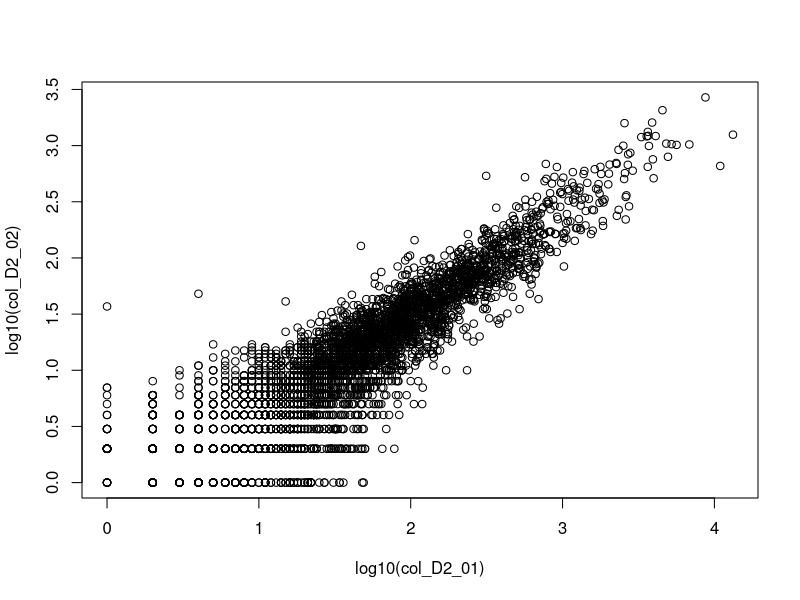
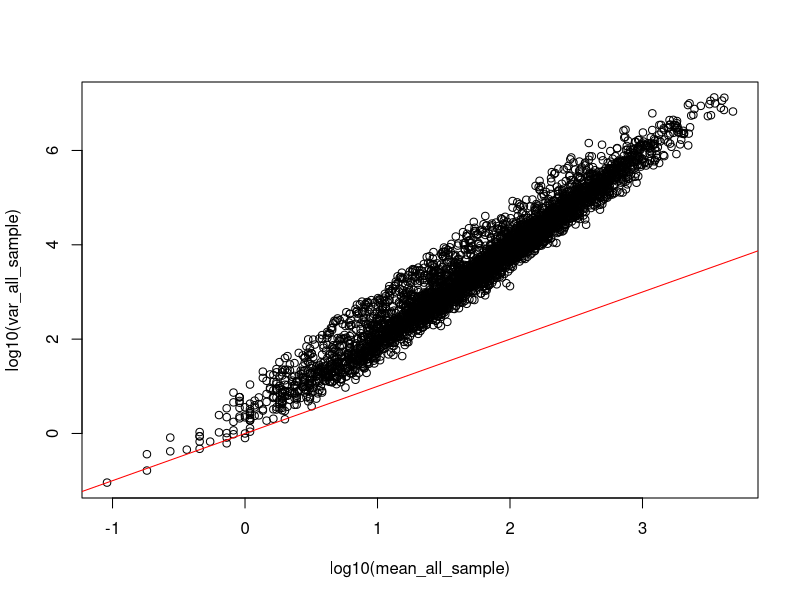
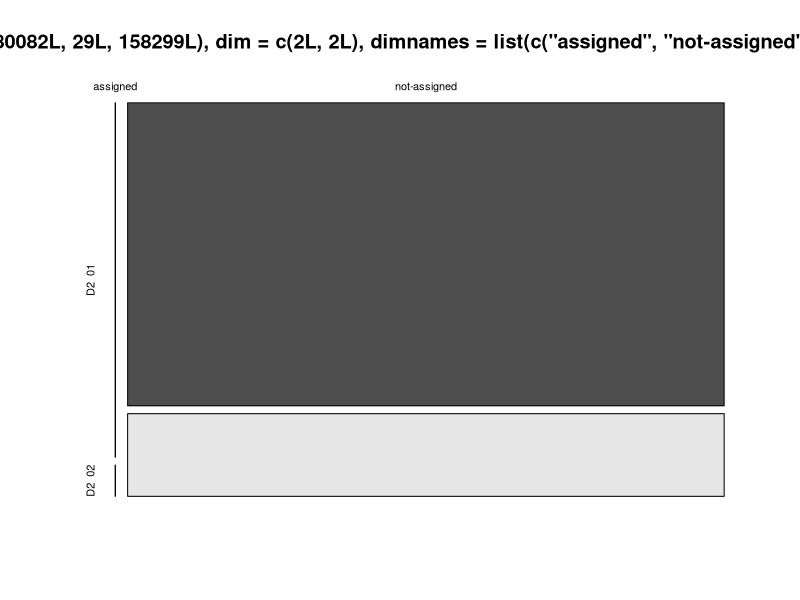
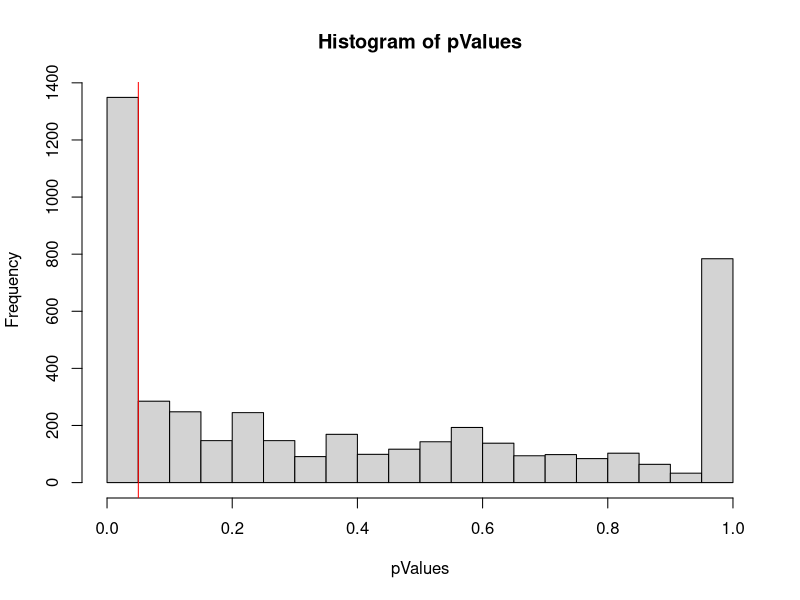
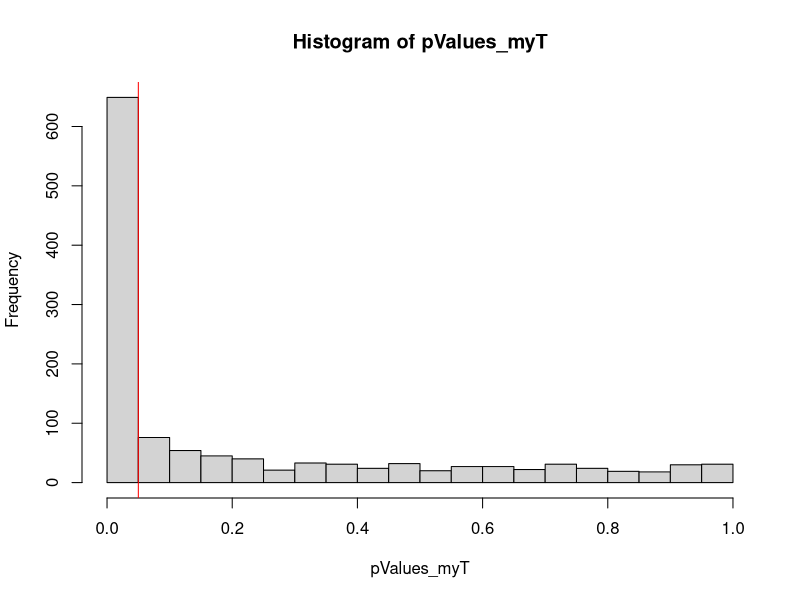
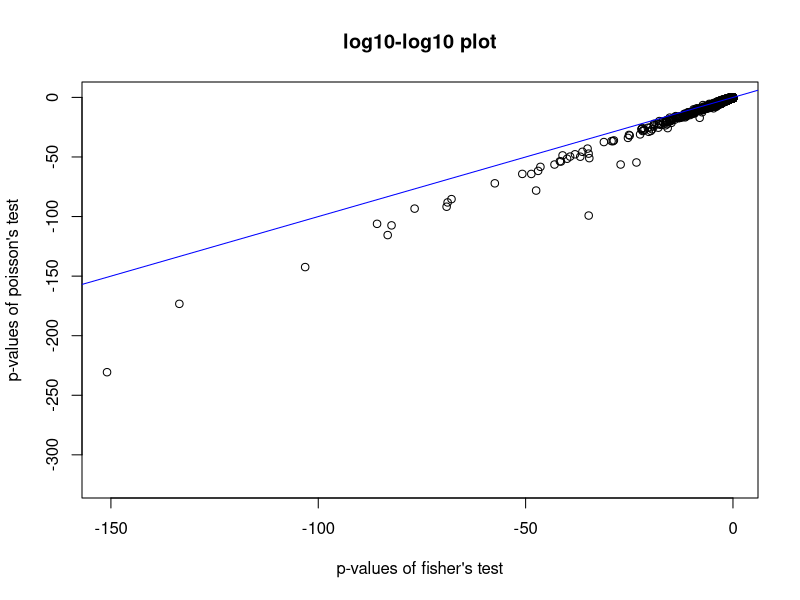

Generate these figures, in order, with R:
rm(list = ls())

## part-01 -------------------------------------------------------
##                       read the data set
## ---------------------------------------------------------------

myTable = read.table('data/longitdunalRNASeqData/nc101_scaff_dataCounts.txt',
                     header = T, row.names = 1)

# dim(myTable)
# head(myTable)
# colnames(myTable)

## part-02 -------------------------------------------------------
##              plot D2_01 and D2_02 on log10-log10 scale
## ---------------------------------------------------------------

col_D2_01 = myTable[ , c("D2_01")]
col_D2_02 = myTable[ , c("D2_02")]

plot(log10(col_D2_01), log10(col_D2_02))

## part-03 -------------------------------------------------------
##              plot var(x-all samples) vs mean(x-all sample)
##                      on log10-log10 scale
## ---------------------------------------------------------------

var_all_sample = apply(myTable, 1, var)
mean_all_sample = apply(myTable, 1, mean)

plot(log10(mean_all_sample), log10(var_all_sample))
abline(coef = c(0,1), col = 'red')

## part-04 -------------------------------------------------------
##                  2-by-2 contingency table
##                      fisher.test()
## ---------------------------------------------------------------

conTab = data.frame('D2_01' = c(col_D2_01[1], (sum(col_D2_01)-col_D2_01[1])),
                    'D2_02' = c(col_D2_02[1], (sum(col_D2_02)-col_D2_02[1])),
                    row.names = c('assigned', 'not-assigned'))

mosaicplot(conTab, color = TRUE)

test = fisher.test(conTab)

pVal = test$p.value
print(paste('p-value: ', pVal))

## part-05 -------------------------------------------------------
##          2-by-2 contingency table for all the genes
##                    fisher.test()
## ---------------------------------------------------------------

pValues = vector()

for (i in 1:length(col_D2_01)) {
  conTab = data.frame('D2_01' = c(col_D2_01[i], (sum(col_D2_01)-col_D2_01[i])),
                      'D2_02' = c(col_D2_02[i], (sum(col_D2_02)-col_D2_02[i])),
                      row.names = c('assigned', 'not-assigned'))
  
  test = fisher.test(conTab)
  
  pVal = test$p.value
  pValues[i] = pVal
}

hist(pValues, breaks = 25)
abline(v=0.05, col='red')
#-------------------------------------------

myT <- myTable[ (myTable$D2_01 + myTable$D2_02 > 100),]

col_D2_01_myT = myT[ , c("D2_01")]
col_D2_02_myT = myT[ , c("D2_02")]

pValues_myT = vector()

for (i in 1:length(col_D2_01_myT)) {
  conTab = data.frame('D2_01' = c(col_D2_01_myT[i], (sum(col_D2_01_myT)-col_D2_01_myT[i])),
                      'D2_02' = c(col_D2_02_myT[i], (sum(col_D2_02_myT)-col_D2_02_myT[i])),
                      row.names = c('assigned', 'not-assigned'))
  
  test = fisher.test(conTab)
  
  pVal = test$p.value
  pValues_myT[i] = pVal
}

hist(pValues_myT, breaks = 25)
abline(v=0.05, col='red')

## part-06 -------------------------------------------------------
##                  poisson.test() for NC101_00003
## ---------------------------------------------------------------

newT = myTable+1

col_D2_01_newT = newT[ , c("D2_01")]
col_D2_02_newT = newT[ , c("D2_02")]

p = col_D2_01_newT[1]/sum(col_D2_01_newT)

test = poisson.test(col_D2_02_newT[1], sum(col_D2_02_newT), r=p)

p_val = test$p.value
print(paste('p-value: ', p_val))

## part-07 -------------------------------------------------------
##                  poisson.test() for all the genes
## ---------------------------------------------------------------

pValues_pos = vector()

for (i in 1:length(col_D2_01_newT)) {
  
  p = col_D2_01_newT[i]/sum(col_D2_01_newT)
  
  test = poisson.test(col_D2_02_newT[i], sum(col_D2_02_newT), r=p)
  
  p_val = test$p.value
  pValues_pos[i] = p_val
}

plot(log10(pValues), log10(pValues_pos), xlab = 'p-values of fisher\'s test',
     ylab = 'p-values of poisson\'s test', main = 'log10-log10 plot')
abline(coef = c(0,1), col = 'blue')
